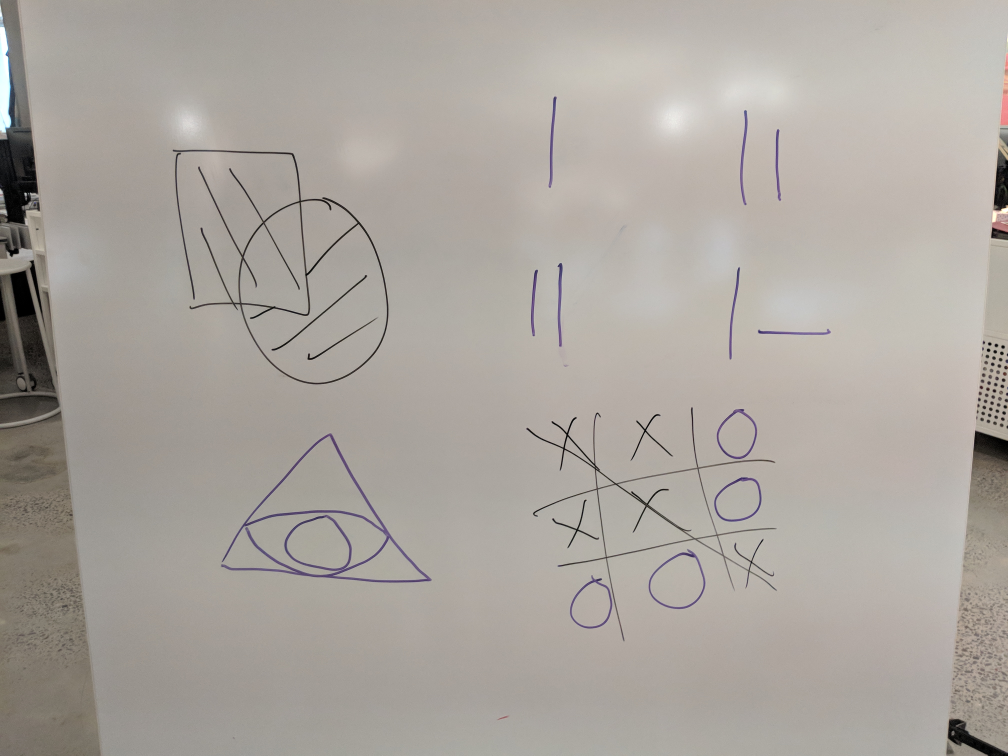
#> input picture whiteboardTest/wbMain.jpg, 4032 x 3024 px, found by its file name (shown at 1/4 size)
$ jupyter execute 'CV2 exploration-checkpoint.ipynb'   (shell and % lines are left out)   (Python 2 division)
#> lines starting #> are read from the running program, lines starting #| are printed output that depends on the picture; long printed decimals are rounded
 welcome to my project

 You'll need openCV, you can download it from [sourceforge](https://sourceforge.net/projects/opencvlibrary/files/)

 To install openCV, use Anaconda Prompt
  - C: \Users\Sophie S> conda info --envs
  - C: \Users\Sophie S> pip install opencv-python

[cell 1]
# cv2 is this, numpy..., matplotlib....
# cv2 is a library of python bindings (making python work with programs like C) designed to solve computer vision problems
# numpy is a library for python
import cv2
import numpy as np
import matplotlib.pyplot as plt

[cell 2]
# Makes the matplotlib plots appear inline in this jupyter notebook

[cell 3]
#Defining colours for throughout the code
RED    = (255, 0,   0)
YELLOW = (255, 255, 0)
BLACK  = (0,   0,   0)
BLUE   = (0,   0,   255)
WHITE  = (255, 255, 255)

Start with your two images, one being the overall image (or the super image) and the other the template image to be found (or the search image)

Super Image `imageStitch_down.jpg` ...

Search Image `largeTrueSub_down.jpg' ...`

The following part of the code, the 'folderPath' is the directory or location of the two images to be used

[cell 4]
# [4 lines of commented-out code are left out]
folderPath = "whiteboardTest\\wb"
imgName = "Main.jpg"
subImgName = "AidenWins.jpg"
newImage = "Loss.jpg"

Array, within Array, within Array? - DOUBLE CHECK

This next part of the code is to show an image and the images parameters;

    In colour          - The images height, the images width, the number of colours
    In Black and White - The images height and the images width

[cell 5]
def show_image(im, name=""):

    h,w = im.shape[:2]
    print(name, im.shape)
    plt.imshow(im, cmap='gray')
    plt.show()

The first part of the code below is taking each of the images from where they are located, plus their names, and displaying
it in its colour state or greyscale state.

The second part of the code is to display the images, the images' name (to be displayed) and a short description of the image.

[cell 6]
# resize variables
x_size, y_size = 0.1, 0.1
super_rgb   =    cv2.resize(cv2.imread(folderPath + imgName,    cv2.IMREAD_COLOR), None, fx=x_size, fy=y_size)
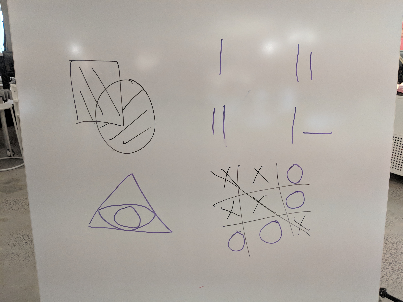
#> super_rgb: shape (302, 403, 3); mean B, G, R 158.7, 165.2, 171
super_grey  =    cv2.resize(cv2.imread(folderPath + imgName,    cv2.IMREAD_GRAYSCALE), None, fx=x_size, fy=y_size)
search_rgb  =    cv2.resize(cv2.imread(folderPath + subImgName, cv2.IMREAD_COLOR), None, fx=x_size, fy=y_size)
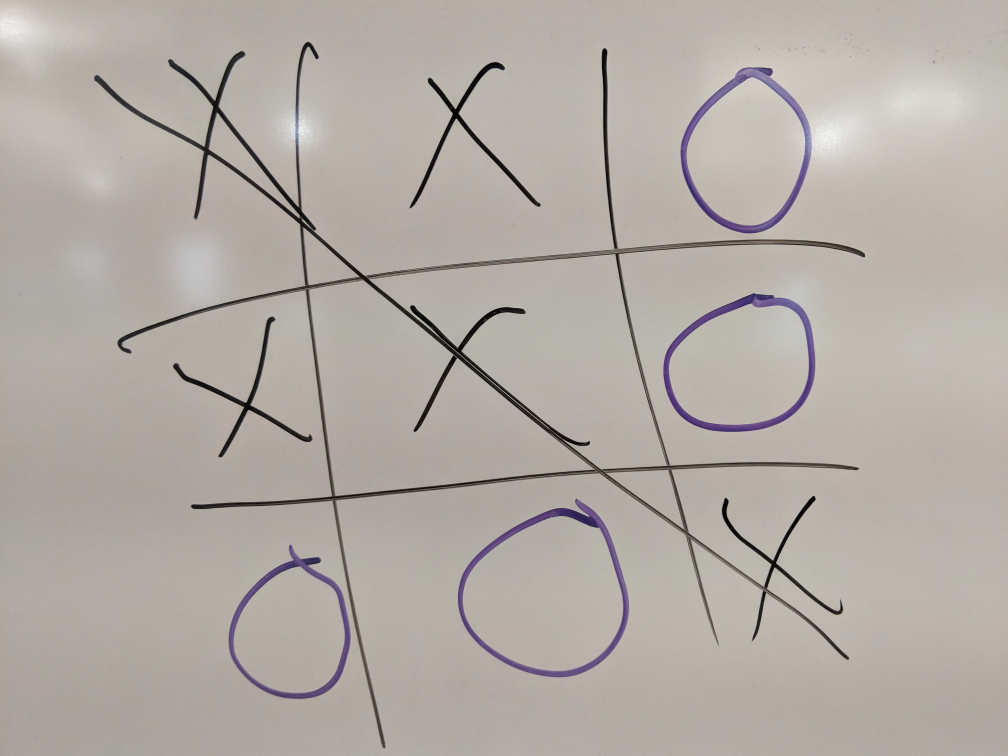
#> input picture whiteboardTest/wbAidenWins.jpg, 4032 x 3024 px, found by its file name (shown at 1/4 size)
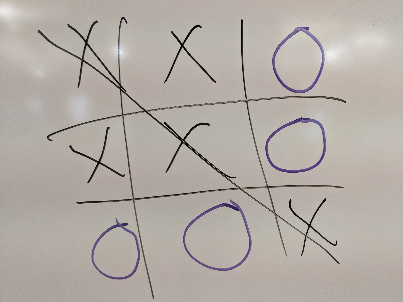
#> search_rgb: shape (302, 403, 3); mean B, G, R 165.1, 171.5, 178.7
search_grey =    cv2.resize(cv2.imread(folderPath + subImgName, cv2.IMREAD_GRAYSCALE), None, fx=x_size, fy=y_size)

show_image(super_rgb,     "super_rgb:   Large stitched colour image")
#| super_rgb:   Large stitched colour image (302, 403, 3)
#| super_grey:  Large stitched greyscale image (302, 403)
#| search_rgb:  Colour template image to be found (302, 403, 3)
#> (further printed lines are left out)
show_image(super_grey,    "super_grey:  Large stitched greyscale image")
show_image(search_rgb,    "search_rgb:  Colour template image to be found")
show_image(search_grey,   "search_grey: Greyscale template image to be found")

What is [Template Matching?](https://docs.opencv.org/3.0-beta/doc/py_tutorials/py_imgproc/py_template_matching/py_template_matching.html)

Searching and finding the location of a template image in a larger image

The idea here is to find identical regions of an image that match a template we provide, giving a threshold.
The threshold depends on the accuracy with which we want to detect the template in the source image.
In this example, a threshold of 0.98 means we want a near perfect match. Near identical thresholds need to be set higher than 0.8

[cell 7]
def templateMatch(img, sub_img, threshold=0.98):
    width, height = sub_img.shape[::-1]

    result = cv2.matchTemplate(img,
                               sub_img,
                               cv2.TM_CCOEFF_NORMED)


    # This particular result is using the CCOEFF NORMED matching method which is a particular operation/algorithym/mathematical
    # equation in template matching

    loc = np.where(result >= threshold)

    # Location using numpy where the returned result of the match is equal to or above 0.98

    count = 0

    # White - setting the rgb value for white without more numbers to complicate the script
    # count - number of times the loop is happening for the number of points in zip


    print ("Location Information:", loc)

    output_image = img.copy()

    #Creating a copy of the output image so the result is not overiding on the original image each time

    for pt in zip(*loc):
        # This reformats the data so that the x and y coordinates are paired up, as opposed to being in separate lists

        # Python: cv.Rectangle(img, pt1, pt2, color, thickness=1, lineType=8, shift=0) → None

        cv2.rectangle(output_image,
                        pt,
                        (pt[0] + width, pt[1] + height),
                        WHITE,
                        thickness=2
                        )
        count +=1

    #Adding 1 everytime the loop happens, in this case only happens once

    show_image(output_image, name="test")
    print(count)


print ("This particular example doesn't work because the search image"
       " is not identical to the super image (shown), and therefore returns a result of 0 as there are no matching points (shown in the array brackets).")
templateMatch(super_grey, search_grey, 0.8)
#> in templateMatch, `result = cv2.matchTemplate(img, sub_img, cv2.TM_CCOEFF_NORMED)`: result = [0.117]
#> in templateMatch, `loc = np.where(result >= threshold)`: loc = (empty array, empty array)
#| Location Information: (array([], dtype=int64), array([], dtype=int64))
#> after the loop in templateMatch, `for pt in zip(*loc):`: count = 0
#| test (302, 403)
#| 0

print "----------------------------------------------\n\n\n"

print "This image is a defined area cropped (crop_img) from the original image which will be used to search in the super image"
crop_img = super_grey[200:600, 200:600] # [y:y+h, x:x+w]
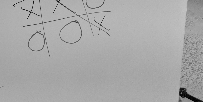
#> crop_img: shape (102, 203); min 0, max 196, mean 168.4
show_image(crop_img, name="test")
#| test (102, 203)

print "----------------------------------------------\n\n\n"

print "Resulting image showing the correct location of the cropped image over the super image. This is a successful match with 3 points"
templateMatch(super_grey, crop_img, 0.8)
#> call 2 of templateMatch, with threshold = 0.8
#> in templateMatch (call 2), `result = cv2.matchTemplate(img, sub_img, cv2.TM_CCOEFF_NORMED)`:
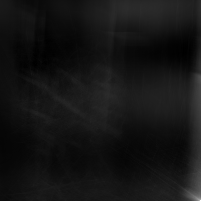
#> result: shape (201, 201) float32; min -0.0829, max 1, mean 0.0054; drawn with min black and max white
#> in templateMatch (call 2), `loc = np.where(result >= threshold)`: loc = ([200], [200])
#| Location Information: (array([200]), array([200]))
#> the loop in templateMatch (call 2), `for pt in zip(*loc):` made 1 pass
#> (pt, count) on pass 1: ((200, 200), 1)
#> after the loop in templateMatch (call 2), `for pt in zip(*loc):`:
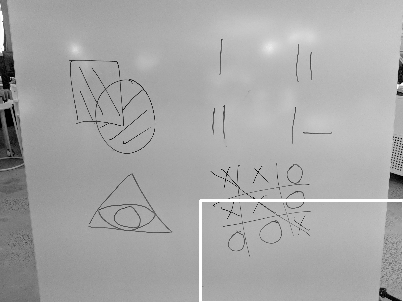
#> output_image: shape (302, 403); min 0, max 255, mean 167
#> after the loop in templateMatch (call 2), `for pt in zip(*loc):`: count = 1
#| test (302, 403)
#| 1

print "----------------------------------------------\n\n\n"

#dtype is data type - int64 = Integer (-9223372036854775808 to 9223372036854775807)

 Some key terms to understand

- What is [ORB?](https://docs.opencv.org/3.0-beta/doc/py_tutorials/py_feature2d/py_orb/py_orb.html)
- What is [BF (Brute-Force Matcher?](https://docs.opencv.org/3.0-beta/doc/py_tutorials/py_feature2d/py_matcher/py_matcher.html)
- What is [Hamming Distance?](https://en.wikipedia.org/wiki/Hamming_distance)
- What are [Feature Descriptors?](https://stackoverflow.com/questions/27595455/what-is-a-feature-descriptor-in-image-processing-algorithm-or-description)

drawMatches draws the found matches of keypoints from two images
img_rgb – first source image, imgkeypoints - keypoints from the first
source image, subImg_rgb – second source image, subKeyPoints -
keypoints from the second source image, matchColor – colour of matches
(lines and connected keypoints), singlePointColor – colour of single keypoints (circles),
which means that keypoints do not have the matches

What are [KeyPoints](https://stackoverflow.com/questions/29133085/what-are-keypoints-in-image-processing)

They are spatial locations, or points in the image that define what is interesting or what stand out in the image. The reason why keypoints are special is because no matter how the image changes... whether the image rotates, shrinks/expands, is translated or is subject to distortion (i.e. a projective transformation or homography), you should be able to find the same keypoints in this modified image when comparing with the original image.

[cell 8]
def onlyMatches(matches,      # Keypoint/Descriptor? matches between the two images
                super_image,  # Is the original overall image
                search_image, # Is the initial image to be found
                imgKeyPoints, # Are the points that stand out in the super image
                subKeyPoints  # Are the points that stand out in the search image
               ):

    #Changing the number in the [] brackets will change the number of matches shown

    usedMatches = matches[:10] # a copy of the whole array
    #colours = [lambda x: (x.distance*2.5, 0, 0) for i in usedMatches]

    finalImg = cv2.drawMatches(super_image,
                               imgKeyPoints,
                               search_image,
                               subKeyPoints,
                               usedMatches,
                               None, # Output image - doesn't seem to do much
                               matchColor=YELLOW,
                               singlePointColor=BLUE,
                               flags=2
                              )

    show_image(finalImg, name="label me soon final img")

[cell 9]
# RANSAC STUFF
def ransac(matches,
           super_image,
           search_image,
           imageKeyPoints,
           subKeyPoints,
           RANSACthreshold,
           imageName=""):

    show_image(super_image, name="Super Image")
    show_image(search_image)

    sourceKeyPointLocations = []
    destinationKeyPointLocations = []

    for match in matches:
        sourcePointID = match.queryIdx
        sourceKeyPoint = imageKeyPoints[sourcePointID]
        sourceLocation = sourceKeyPoint.pt
        sourceKeyPointLocations.append(sourceLocation)

        destinationPointID = match.trainIdx
        destinationKeyPoint = subKeyPoints[destinationPointID]
        destinationLocation = destinationKeyPoint.pt
        destinationKeyPointLocations.append(destinationLocation)

    sourcePointsUnformatted = np.float32(sourceKeyPointLocations)
    destinationPointsUnformatted = np.float32(destinationKeyPointLocations)

    sourcePoints = sourcePointsUnformatted.reshape(-1, 1, 2)
    destinationPoints = destinationPointsUnformatted.reshape(-1, 1, 2)

    # Converting the keypoints from the list of matches to an arguement for findHomography

    M, mask = cv2.findHomography(sourcePoints, destinationPoints, cv2.RANSAC, RANSACthreshold)

    # Generating the original search image size and placing it on the image starting at the coordinates 0,0
    height, width = search_image.shape[:2]
    points = np.float32([[0,         0         ],
                         [0,         height - 1],
                         [width - 1, height - 1],
                         [width - 1, 0         ]]).reshape(-1, 1, 2)

    #import pdb; pdb.set_trace()

    #invert matrix - search image transformation initially along the wrong path
    M = np.linalg.inv(M)

    #Warp corners appropriately - moving the initial search image into the correct position
    destination = cv2.perspectiveTransform(points, M)
    #destination = points

    output_image = super_image.copy()
    #Draw the sides of the rectangle
    img2 = cv2.polylines(output_image, [np.int32(destination)], True, RED, 3, cv2.LINE_AA)

    show_image(output_image, name="Result")

Default Features created within the ORB_create Object [ORB](https://docs.opencv.org/master/db/d95/classcv_1_1ORB.html#aeff0cbe668659b7ca14bb85ff1c4073b)

Keypoints are the blue circles which appear on the images
Descriptors are primarily concerned with both the scale and the orientation of the keypoint

The circle correlates to the scale the point was detected at. The process detects keypoints at different scales and then they are all combined to create the final output. The larger the circle, the larger the scale was that the point was detected at

The line fron the centre of the circle dictates the orientation of the keypoint. The orientation is determined by analysing the surrounding pixels to determine how that pixel fits best.

[cell 10]
def featureMatch(super_image, search_image, RANSACthreshold=5, colour=RED, do_RANSAC=False, imageName="test"):

    orb = cv2.ORB_create()      #Creating an ORB object which will initiate an ORB detector

    imgKeyPoints, imgDescriptors = orb.detectAndCompute(super_image, None)
    subKeyPoints, subDescriptors = orb.detectAndCompute(search_image, None)


    #Is finding the keypoints and the descriptors of each of the images, then computing the BRIEF descriptors with the ORB

    bf = cv2.BFMatcher(cv2.NORM_HAMMING, crossCheck=True)

    #Creating the BF Matcher object
    #cv2.Norm_Hamming, used for binary string based descriptors like ORB which uses Hamming distance as measurement
    #Hamming Distance  between two strings of equal length is the number of positions at which the corresponding
    #symbols are different
    #crossCheck is set to true, given each match of features found, each feature must be the other's best match from that image

    matches = bf.match(imgDescriptors, subDescriptors)

    def findMatchDistance(match):
        """Finds the distance value of a match for the sorting function below"""
        return match.distance

    matches = sorted(matches, key = findMatchDistance)

    print "This is the distance of the first match: " + str(findMatchDistance(matches[0]))

    # First line is matching the descriptors in both of the images
    # Second line is saying sort the descriptors in order of their distance
    # Distance describes how wgood the match is


    #import pdb; pdb.set_trace()

    if do_RANSAC:
        ransac(matches,       # Matches are the descriptors from both images that match starting from the shortest distance which is the most accurate
               super_image,
               search_image,
               imgKeyPoints,
               subKeyPoints,
               RANSACthreshold,
               imageName)
        print "Result using the RANSAC method"

    else:
        print "Result using only matches"
        onlyMatches(matches,
                    super_image,
                    search_image,
                    imgKeyPoints,
                    subKeyPoints)

    print "----------------------------------------------\n\n"


featureMatch(super_rgb,  search_rgb, RANSACthreshold=30, do_RANSAC=True, imageName="test")
#> in featureMatch, `imgKeyPoints, imgDescriptors = orb.detectAndCompute(super_image, None)`: imgKeyPoints = 434 keypoints; strongest (x, y, size): (258, 171, 31), (226, 174, 31), (257, 201, 31), (71, 61, 31)
#> in featureMatch, `subKeyPoints, subDescriptors = orb.detectAndCompute(search_image, None)`: subKeyPoints = 485 keypoints; strongest (x, y, size): (182, 40, 31), (182, 50, 31), (308, 221, 31), (95, 163, 31)
#> in featureMatch, `matches = bf.match(imgDescriptors, subDescriptors)`: matches = 144 matches
#> in featureMatch, `matches = bf.match(imgDescriptors, subDescriptors)`:
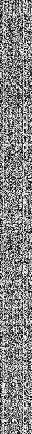
#> imgDescriptors: shape (434, 32); min 0, max 255, mean 132.9
#| This is the distance of the first match: 50.0
#| Super Image (302, 403, 3)
#|  (302, 403, 3)
#> the loop in ransac, `for match in matches:` made 144 passes
#> (sourcePointID, sourceKeyPoint, destinationPointID, destinationKeyPoint) on passes 1 to 2: (182, keypoint at (213.6, 204), size 37.2, 195, keypoint at (337.2, 261.6), size 37.2), (71, keypoint at (153, 112), size 31, 163, keypoint at (178.8, 138), size 37.2)
#> after the loop in ransac, `for match in matches:`: destinationKeyPointLocations = 144 pairs, first value 47.52 to 342.1, second value 40 to 261.6; sourceKeyPointLocations = 144 pairs, first value 70.56 to 303.6, second value 60 to 232.2
#> in ransac, `sourcePointsUnformatted = np.float32(sourceKeyPointLocations)`: sourcePointsUnformatted has the same summary as sourceKeyPointLocations
#> in ransac, `destinationPointsUnformatted = np.float32(destinationKeyPointLocations)`: destinationPointsUnformatted has the same summary as destinationKeyPointLocations
#> in ransac, `sourcePoints = sourcePointsUnformatted.reshape(-1, 1, 2)`: sourcePoints = 144 rows, first 8: [213.6, 204], [153, 112], [213.6, 174], [224.6, 179.7], [276, 222], [300, 224.4], [257, 201], [104, 125]
#> in ransac, `destinationPoints = destinationPointsUnformatted.reshape(-1, 1, 2)`: destinationPoints = 144 rows, first 8: [337.2, 261.6], [178.8, 138], [342.1, 100.2], [230, 203], [232.9, 206], [82.8, 42], [244.7, 99.53], [184, 145]
#> in ransac, `M, mask = cv2.findHomography(sourcePoints, destinationPoints, cv2.RANS..`: M = [[-1.89, 1.34, 177.2], [-1.53, 1.12, 136.4], [-0.0109, 0.0078, 1]]; mask = 144 values, max 1 at index 1, min 0 at index 0, mean 0.174
#> in ransac, `M = np.linalg.inv(M)`: M = [[-1304.6, -1068.8, 376966.1], [-1068.1, -856.3, 306084], [-5.86, -4.95, 1715.2]]
#> in ransac, `destination = cv2.perspectiveTransform(points, M)`: destination = [[219.8, 178.5], [245.3, 214.5], [220.1, 178.8], [229.8, 192.1]]
#| Result (302, 403, 3)
featureMatch(super_rgb,  search_rgb, RANSACthreshold=30, do_RANSAC=False, imageName="test")
#| This is the distance of the first match: 50.0
#> in onlyMatches, `usedMatches = matches[:10]`: usedMatches = 10 matches
#> in onlyMatches, `finalImg = cv2.drawMatches(super_image, imgKeyPoints, search_image, su..`:
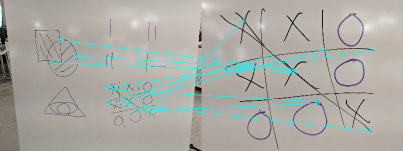
#> finalImg: shape (302, 806, 3) (shown at 1/2 size); mean B, G, R 164.2, 170.5, 170.6
#| label me soon final img (302, 806, 3)

featureMatch(super_grey, crop_img,   RANSACthreshold=30, do_RANSAC=True, imageName="")
#> call 3 of featureMatch, with RANSACthreshold = 30, colour = (255, 0, 0), do_RANSAC = True, imageName = ''
#> in featureMatch (call 3), `subKeyPoints, subDescriptors = orb.detectAndCompute(search_image, None)`: subKeyPoints = 45 keypoints; strongest (x, y, size): (38, 32, 31), (40, 33, 31), (40, 31, 31), (44, 41, 31)
#> in featureMatch (call 3), `matches = bf.match(imgDescriptors, subDescriptors)`: matches = 33 matches
#> in featureMatch (call 3), `matches = bf.match(imgDescriptors, subDescriptors)`:
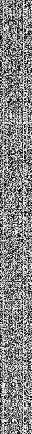
#> imgDescriptors: shape (434, 32); min 0, max 255, mean 132.8
#| This is the distance of the first match: 56.0
#| Super Image (302, 403)
#|  (102, 203)
#> the loop in ransac (call 2), `for match in matches:` made 33 passes
#> (sourcePointID, sourceKeyPoint, destinationPointID, destinationKeyPoint) on passes 1 to 3: (325, keypoint at (167.6, 231.6), size 53.6, 6, keypoint at (107, 33), size 31), (49, keypoint at (214, 204), size 31, 28, keypoint at (48, 51), size 31), (68, keypoint at (152, 136), size 31, 14, keypoint at (45, 38), size 31)
#> in ransac (call 2), `sourcePoints = sourcePointsUnformatted.reshape(-1, 1, 2)`: sourcePoints = 33 rows, first 8: [167.6, 231.6], [214, 204], [152, 136], [289, 180], [254, 169.3], [306.1, 131.9], [225, 180], [118.8, 72]
#> in ransac (call 2), `destinationPoints = destinationPointsUnformatted.reshape(-1, 1, 2)`: destinationPoints = 33 rows, first 8: [107, 33], [48, 51], [45, 38], [60, 37], [44, 41], [70.8, 43.2], [46, 42], [66, 42]
#| Result (302, 403)
featureMatch(super_grey, crop_img,   RANSACthreshold=30, do_RANSAC=False, imageName="")
#| This is the distance of the first match: 56.0
#> in onlyMatches (call 2), `finalImg = cv2.drawMatches(super_image, imgKeyPoints, search_image, su..`:
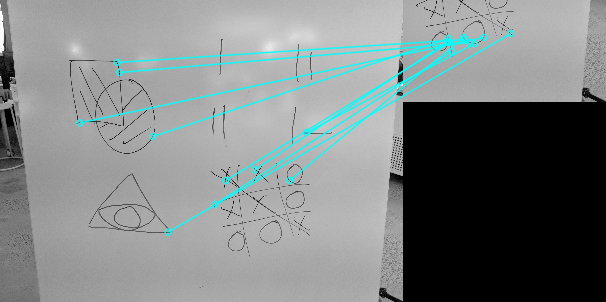
#> finalImg: shape (302, 606, 3); mean of channels 0, 1, 2 131.3, 131.3, 125.6; drawn as B, G, R
#| label me soon final img (302, 606, 3)

[cell 11]
featureMatch(super_grey, crop_img,   RANSACthreshold=30, do_RANSAC=True, imageName="")
#| This is the distance of the first match: 56.0
#| Super Image (302, 403)
#|  (102, 203)
#| Result (302, 403)
featureMatch(super_grey, crop_img,   RANSACthreshold=30, do_RANSAC=False, imageName="")
#| This is the distance of the first match: 56.0
#| label me soon final img (302, 606, 3)

[cell 12]
#What are the imgKeyPoints and imgDescriptors in the Orb Create object doing?

def test(super_image, search_image):
    orb = cv2.ORB_create()

    #Creating an ORB object which will initiate an ORB detector

    imgKeyPoints, imgDescriptors = orb.detectAndCompute(super_image, None)

    print "orb", orb

    #'angle', 'class_id', 'convert', 'octave', 'overlap', 'pt', 'response', 'size'
    #Change.size to any of the above for more information

    print "imgKeyPoints",   imgKeyPoints[0].angle
    print "imgDescriptors", imgDescriptors[0]


test(super_rgb, search_rgb)
#> (printed output is left out)
#| imgKeyPoints 68.081
#| imgDescriptors [150  11  43 128 198 133 186 224 136 148  24 131 165 175 113   3 110 123
#|    3 213  16  75 162 236 217   0 203 107   5  11  53 194]
